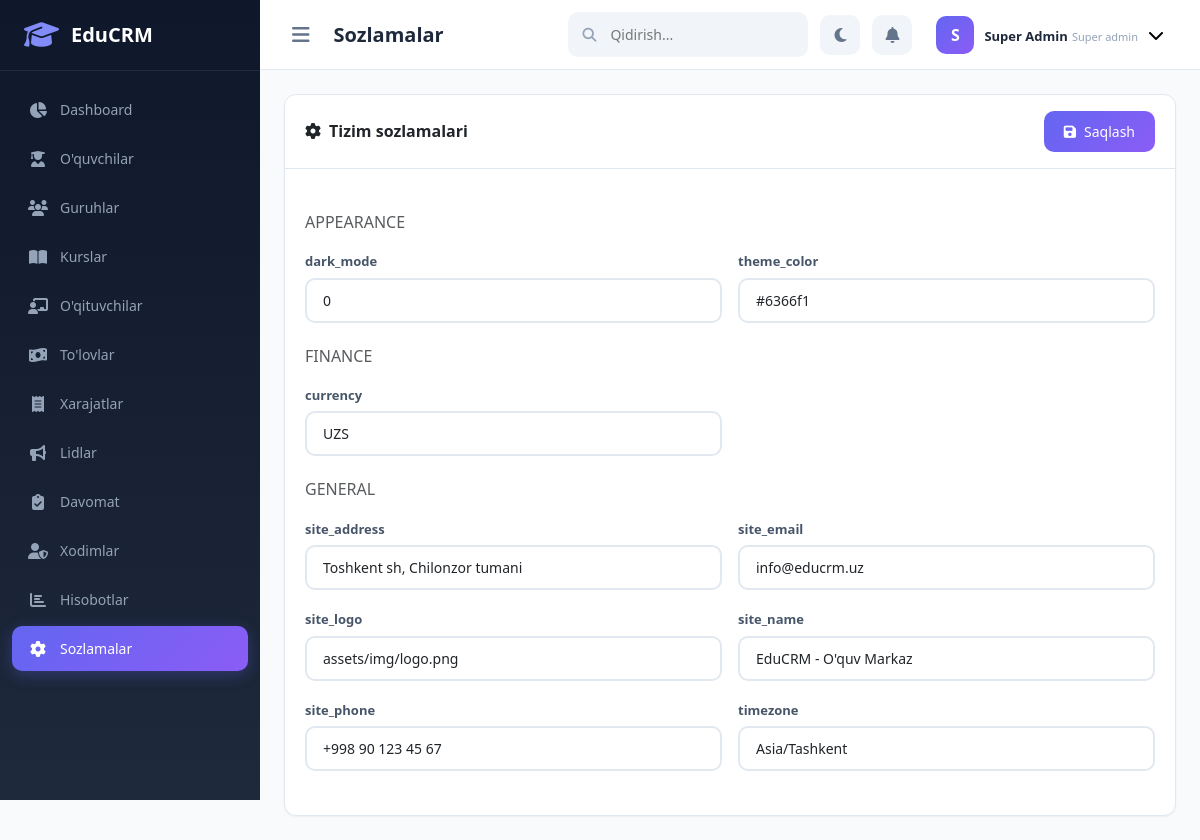
Page /admin/super/settings.php (signed in) on the committed database.
### tables this page shows
CREATE TABLE users (
    id INT AUTO_INCREMENT PRIMARY KEY,
    full_name VARCHAR(100) NOT NULL,
    email VARCHAR(100) UNIQUE NOT NULL,
    phone VARCHAR(20),
    password VARCHAR(255) NOT NULL,
    role ENUM('super_admin', 'manager', 'teacher', 'receptionist') NOT NULL DEFAULT 'teacher',
    avatar VARCHAR(255) DEFAULT NULL,
    status ENUM('active', 'inactive', 'blocked') DEFAULT 'active',
    last_login DATETIME DEFAULT NULL,
    created_at TIMESTAMP DEFAULT CURRENT_TIMESTAMP,
    updated_at TIMESTAMP DEFAULT CURRENT_TIMESTAMP ON UPDATE CURRENT_TIMESTAMP
);

CREATE TABLE settings (
    id INT AUTO_INCREMENT PRIMARY KEY,
    setting_key VARCHAR(100) UNIQUE NOT NULL,
    setting_value TEXT DEFAULT NULL,
    setting_group VARCHAR(50) DEFAULT 'general',
    updated_at TIMESTAMP DEFAULT CURRENT_TIMESTAMP ON UPDATE CURRENT_TIMESTAMP
);

### includes/auth.php (called while the page is built, shortened)
<?php
function isLoggedIn() {
    return isset($_SESSION['user_id']);
}
function currentUser() {
    global $db;
    return $db->fetch("SELECT * FROM users WHERE id = ?", [$_SESSION['user_id']]);
}

### config/database.php (called while the page is built, shortened)
<?php
class Database {
    private static $instance = null;
    private $connection;
    private function __construct() {
        try {
            $dsn = "mysql:host=" . DB_HOST . ";dbname=" . DB_NAME . ";charset=" . DB_CHARSET;
            $this->connection = new PDO($dsn, DB_USER, DB_PASS, [
                PDO::ATTR_ERRMODE => PDO::ERRMODE_EXCEPTION,
                PDO::ATTR_DEFAULT_FETCH_MODE => PDO::FETCH_ASSOC,
                PDO::ATTR_EMULATE_PREPARES => false,
            ]);
        } catch (PDOException $e) {
            die("Database ulanish xatosi: " . $e->getMessage());
        }
    }
    public static function getInstance() {
        if (self::$instance === null) {
            self::$instance = new self();
        }
        return self::$instance;
    }
    public function query($sql, $params = []) {
        $stmt = $this->connection->prepare($sql);
        $stmt->execute($params);
        return $stmt;
    }
    public function fetch($sql, $params = []) {
        return $this->query($sql, $params)->fetch();
    }
    public function fetchAll($sql, $params = []) {
        return $this->query($sql, $params)->fetchAll();
    }
}

### config/config.php (called while the page is built, shortened)
<?php
require_once __DIR__ . '/database.php';
require_once __DIR__ . '/../includes/functions.php';
require_once __DIR__ . '/../includes/auth.php';
$db = Database::getInstance();

### includes/functions.php (called while the page is built, shortened)
<?php
function clean($data) {
    return htmlspecialchars(trim($data), ENT_QUOTES, 'UTF-8');
}

### admin/super/settings.php (the view, shortened to what this page needs)
<?php
$pageTitle = 'Sozlamalar';
$currentPage = 'settings';
require_once __DIR__ . '/../includes/header.php';
$settings = $db->fetchAll("SELECT * FROM settings ORDER BY setting_group, setting_key");
$grouped = [];
foreach ($settings as $s) {
    $grouped[$s['setting_group']][] = $s;
}
include __DIR__ . '/../includes/sidebar_super.php';
include __DIR__ . '/../includes/topbar.php';
?>
<form method="POST">
    <div class="card animate-in">
        <div class="card-header">
            <h5><i class="fas fa-cog me-2"></i>Tizim sozlamalari</h5>
            <button type="submit" class="btn btn-primary-gradient btn-sm">
                <i class="fas fa-save me-2"></i>Saqlash
            </button>
        </div>
        <div class="card-body">
            <?php foreach ($grouped as $group => $items): ?>
            <h6 class="text-uppercase text-muted mb-3 mt-4"><?= ucfirst($group) ?></h6>
            <div class="row g-3 mb-4">
                <?php foreach ($items as $item): ?>
                <div class="col-md-6">
                    <label class="form-label"><?= clean($item['setting_key']) ?></label>
                    <input type="text" name="settings[<?= $item['setting_key'] ?>]"
                           value="<?= clean($item['setting_value']) ?>" class="form-control">
                </div>
                <?php endforeach; ?>
            </div>
            <?php endforeach; ?>
        </div>
    </div>
</form>
<?php include __DIR__ . '/../includes/footer.php'; ?>

### admin/includes/header.php (shortened to what this page needs)
<?php
require_once __DIR__ . '/../../config/config.php';
$currentUser = currentUser();
$pageTitle = $pageTitle ?? 'Dashboard';
?>
<!DOCTYPE html>
<html lang="uz" data-bs-theme="light">
<head>
    <link href="https://cdn.jsdelivr.net/npm/bootstrap@5.3.0/dist/css/bootstrap.min.css" rel="stylesheet">
    <link href="https://cdnjs.cloudflare.com/ajax/libs/font-awesome/6.4.0/css/all.min.css" rel="stylesheet">
    <link href="https://cdnjs.cloudflare.com/ajax/libs/animate.css/4.1.1/animate.min.css" rel="stylesheet">
    <link href="https://cdn.datatables.net/1.13.6/css/dataTables.bootstrap5.min.css" rel="stylesheet">
    <link href="<?= BASE_URL ?>admin/assets/css/admin.css" rel="stylesheet">
</head>
<body>
    <aside class="sidebar" id="sidebar">
        <div class="sidebar-header">
            <div class="logo">
                <i class="fas fa-graduation-cap"></i>
                <span>EduCRM</span>
            </div>
        </div>
        <nav class="sidebar-nav">

### admin/includes/sidebar_super.php
<ul class="nav-list">
    <li class="nav-item">
        <a href="<?= ADMIN_URL ?>super/" class="nav-link <?= ($currentPage ?? '') == 'dashboard' ? 'active' : '' ?>">
            <i class="fas fa-chart-pie"></i>
            <span>Dashboard</span>
        </a>
    </li>
    <li class="nav-item">
        <a href="<?= ADMIN_URL ?>super/students.php" class="nav-link <?= ($currentPage ?? '') == 'students' ? 'active' : '' ?>">
            <i class="fas fa-user-graduate"></i>
            <span>O'quvchilar</span>
        </a>
    </li>
    <li class="nav-item">
        <a href="<?= ADMIN_URL ?>super/groups.php" class="nav-link <?= ($currentPage ?? '') == 'groups' ? 'active' : '' ?>">
            <i class="fas fa-users"></i>
            <span>Guruhlar</span>
        </a>
    </li>
    <li class="nav-item">
        <a href="<?= ADMIN_URL ?>super/courses.php" class="nav-link <?= ($currentPage ?? '') == 'courses' ? 'active' : '' ?>">
            <i class="fas fa-book-open"></i>
            <span>Kurslar</span>
        </a>
    </li>
    <li class="nav-item">
        <a href="<?= ADMIN_URL ?>super/teachers.php" class="nav-link <?= ($currentPage ?? '') == 'teachers' ? 'active' : '' ?>">
            <i class="fas fa-chalkboard-teacher"></i>
            <span>O'qituvchilar</span>
        </a>
    </li>
    <li class="nav-item">
        <a href="<?= ADMIN_URL ?>super/payments.php" class="nav-link <?= ($currentPage ?? '') == 'payments' ? 'active' : '' ?>">
            <i class="fas fa-money-bill-wave"></i>
            <span>To'lovlar</span>
        </a>
    </li>
    <li class="nav-item">
        <a href="<?= ADMIN_URL ?>super/expenses.php" class="nav-link <?= ($currentPage ?? '') == 'expenses' ? 'active' : '' ?>">
            <i class="fas fa-receipt"></i>
            <span>Xarajatlar</span>
        </a>
    </li>
    <li class="nav-item">
        <a href="<?= ADMIN_URL ?>super/leads.php" class="nav-link <?= ($currentPage ?? '') == 'leads' ? 'active' : '' ?>">
            <i class="fas fa-bullhorn"></i>
            <span>Lidlar</span>
        </a>
    </li>
    <li class="nav-item">
        <a href="<?= ADMIN_URL ?>super/attendance.php" class="nav-link <?= ($currentPage ?? '') == 'attendance' ? 'active' : '' ?>">
            <i class="fas fa-clipboard-check"></i>
            <span>Davomat</span>
        </a>
    </li>
    <li class="nav-item">
        <a href="<?= ADMIN_URL ?>super/users.php" class="nav-link <?= ($currentPage ?? '') == 'users' ? 'active' : '' ?>">
            <i class="fas fa-user-shield"></i>
            <span>Xodimlar</span>
        </a>
    </li>
    <li class="nav-item">
        <a href="<?= ADMIN_URL ?>super/reports.php" class="nav-link <?= ($currentPage ?? '') == 'reports' ? 'active' : '' ?>">
            <i class="fas fa-chart-bar"></i>
            <span>Hisobotlar</span>
        </a>
    </li>
    <li class="nav-item">
        <a href="<?= ADMIN_URL ?>super/settings.php" class="nav-link <?= ($currentPage ?? '') == 'settings' ? 'active' : '' ?>">
            <i class="fas fa-cog"></i>
            <span>Sozlamalar</span>
        </a>
    </li>
</ul>

### admin/includes/topbar.php (shortened to what this page needs)
    </nav>
</aside>
<main class="main-content" id="mainContent">
    <header class="topbar">
        <div class="topbar-left">
            <button class="sidebar-toggle-btn" onclick="toggleSidebar()">
                <i class="fas fa-bars"></i>
            </button>
            <h4 class="page-title animate__animated animate__fadeInLeft"><?= $pageTitle ?></h4>
        </div>
        <div class="topbar-right">
            <div class="search-box d-none d-md-block">
                <i class="fas fa-search"></i>
                <input type="text" placeholder="Qidirish..." id="globalSearch">
            </div>
            <button class="theme-toggle" onclick="toggleTheme()" title="Tema o'zgartirish">
                <i class="fas fa-moon"></i>
            </button>
            <div class="dropdown notification-dropdown">
                <button class="notification-btn" data-bs-toggle="dropdown">
                    <i class="fas fa-bell"></i>
                </button>
            </div>
            <div class="dropdown profile-dropdown">
                <button class="profile-btn" data-bs-toggle="dropdown">
                    <div class="avatar">
                        <?php if ($currentUser['avatar']): ?>
                            <img src="<?= BASE_URL . $currentUser['avatar'] ?>" alt="">
                        <?php else: ?>
                            <span><?= strtoupper(substr($currentUser['full_name'], 0, 1)) ?></span>
                        <?php endif; ?>
                    </div>
                    <div class="profile-info d-none d-md-block">
                        <span class="name"><?= clean($currentUser['full_name']) ?></span>
                        <span class="role"><?= ucfirst(str_replace('_', ' ', $currentUser['role'])) ?></span>
                    </div>
                    <i class="fas fa-chevron-down d-none d-md-block"></i>
                </button>
            </div>
        </div>
    </header>
    <div class="page-content animate__animated animate__fadeIn">

### admin/includes/footer.php (shortened to what this page needs)
        </div>
    </main>
</body>
</html>

### rows in the picture
users: full_name "S", full_name "Super Admin", role "Super admin"
settings: setting_key "dark_mode", setting_value "0"
settings: setting_key "theme_color", setting_value "#6366f1"
settings: setting_key "currency", setting_value "UZS"
settings: setting_key "site_address", setting_value "Toshkent sh, Chilonzor tumani"
settings: setting_key "site_email", setting_value "info@educrm.uz"
settings: setting_key "site_logo", setting_value "assets/img/logo.png"
settings: setting_key "site_name", setting_value "EduCRM - O'quv Markaz"
settings: setting_key "site_phone", setting_value "+998 90 123 45 67"
settings: setting_key "timezone", setting_value "Asia/Tashkent"

### other values in the picture
$pageTitle "Sozlamalar"
$group "APPEARANCE"
$group "FINANCE"
$group "GENERAL"
